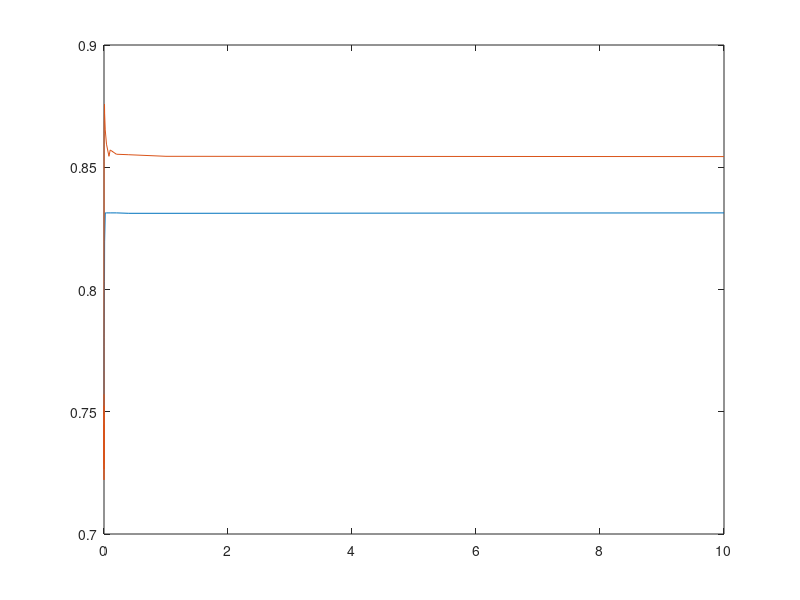

The MATLAB source for this figure:
close all;
clear;

load arch4RU.mat
load arch2RU.mat

betav = [0, ...
    1e-5, 2e-5, 4e-5, 8e-5, ...
    1e-4, 2e-4, 4e-4, 8e-4, ...
    1e-3, 2e-3, 4e-3, 8e-3, ...
    1e-2, 2e-2, 4e-2, 8e-2, ...
    1e-1, 2e-1, 4e-1, 1, 10];

plot(betav, ruVsBetaA2)
hold on
plot(betav, ruVsBetaA4)